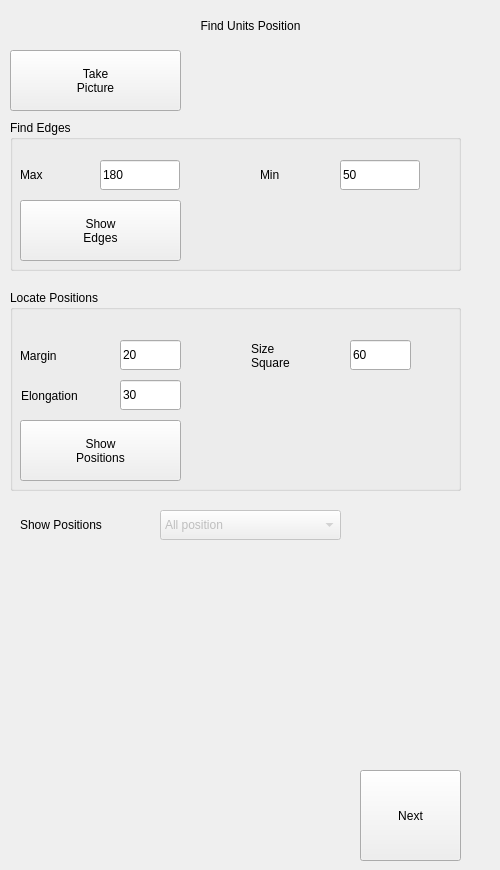
    <widget class="QWidget" name="FindPosition">
     <attribute name="icon">
      <iconset>
       <normaloff>../../../Users/AutomatizacionSIG/icons/find.png</normaloff>../../../Users/AutomatizacionSIG/icons/find.png</iconset>
     </attribute>
     <attribute name="title">
      <string>5</string>
     </attribute>
     <attribute name="toolTip">
      <string>Find Units Position</string>
     </attribute>
     <widget class="QGroupBox" name="grpEdges">
      <property name="geometry">
       <rect>
        <x>10</x>
        <y>120</y>
        <width>451</width>
        <height>151</height>
       </rect>
      </property>
      <property name="title">
       <string>Find Edges</string>
      </property>
      <widget class="QLineEdit" name="txtMinEdges">
       <property name="geometry">
        <rect>
         <x>330</x>
         <y>40</y>
         <width>80</width>
         <height>30</height>
        </rect>
       </property>
       <property name="toolTip">
        <string>Minimum number of pixels on perimeter</string>
       </property>
       <property name="text">
        <string>50</string>
       </property>
      </widget>
      <widget class="QPushButton" name="cmdFindPositionEdges">
       <property name="geometry">
        <rect>
         <x>10</x>
         <y>80</y>
         <width>161</width>
         <height>61</height>
        </rect>
       </property>
       <property name="toolTip">
        <string>Draw the edges of the units found.</string>
       </property>
       <property name="text">
        <string>Show
Edges</string>
       </property>
      </widget>
      <widget class="QLabel" name="lblMinEdges">
       <property name="geometry">
        <rect>
         <x>250</x>
         <y>40</y>
         <width>60</width>
         <height>30</height>
        </rect>
       </property>
       <property name="toolTip">
        <string>Minimum number of pixels on perimeter</string>
       </property>
       <property name="text">
        <string>Min</string>
       </property>
      </widget>
      <widget class="QLineEdit" name="txtMaxEdges">
       <property name="geometry">
        <rect>
         <x>90</x>
         <y>40</y>
         <width>80</width>
         <height>30</height>
        </rect>
       </property>
       <property name="toolTip">
        <string>Maximum number of pixels in the perimeter</string>
       </property>
       <property name="text">
        <string>180</string>
       </property>
      </widget>
      <widget class="QLabel" name="lblLMaxEdges">
       <property name="geometry">
        <rect>
         <x>10</x>
         <y>40</y>
         <width>60</width>
         <height>30</height>
        </rect>
       </property>
       <property name="toolTip">
        <string>Maximum number of pixels in the perimeter</string>
       </property>
       <property name="text">
        <string>Max</string>
       </property>
      </widget>
     </widget>
     <widget class="QPushButton" name="cmdFindPositionTake">
      <property name="geometry">
       <rect>
        <x>10</x>
        <y>50</y>
        <width>171</width>
        <height>61</height>
       </rect>
      </property>
      <property name="text">
       <string>Take
Picture</string>
      </property>
     </widget>
     <widget class="QLabel" name="lblFindPosition_2">
      <property name="geometry">
       <rect>
        <x>10</x>
        <y>10</y>
        <width>481</width>
        <height>31</height>
       </rect>
      </property>
      <property name="contextMenuPolicy">
       <enum>Qt::PreventContextMenu</enum>
      </property>
      <property name="text">
       <string>Find Units Position</string>
      </property>
      <property name="alignment">
       <set>Qt::AlignCenter</set>
      </property>
     </widget>
     <widget class="QGroupBox" name="grpLocatePositions">
      <property name="geometry">
       <rect>
        <x>10</x>
        <y>290</y>
        <width>451</width>
        <height>201</height>
       </rect>
      </property>
      <property name="title">
       <string>Locate Positions</string>
      </property>
      <widget class="QLineEdit" name="txtFindPositionSquare">
       <property name="geometry">
        <rect>
         <x>340</x>
         <y>50</y>
         <width>61</width>
         <height>30</height>
        </rect>
       </property>
       <property name="toolTip">
        <string>It is the size of the square containing the pixels to be evaluated and is drawn on the image.</string>
       </property>
       <property name="text">
        <string>60</string>
       </property>
      </widget>
      <widget class="QLabel" name="lblLFindPositionsSquare">
       <property name="geometry">
        <rect>
         <x>241</x>
         <y>40</y>
         <width>91</width>
         <height>51</height>
        </rect>
       </property>
       <property name="toolTip">
        <string>It is the size of the square containing the pixels to be evaluated and is drawn on the image.</string>
       </property>
       <property name="text">
        <string>Size
Square</string>
       </property>
      </widget>
      <widget class="QLabel" name="lblLFindPositionsMargin">
       <property name="geometry">
        <rect>
         <x>10</x>
         <y>50</y>
         <width>81</width>
         <height>31</height>
        </rect>
       </property>
       <property name="toolTip">
        <string>It is the space between the midpoint and the highest or lowest point, which allows generating the row.</string>
       </property>
       <property name="text">
        <string>Margin</string>
       </property>
      </widget>
      <widget class="QLineEdit" name="txtFindPositionMargin">
       <property name="geometry">
        <rect>
         <x>110</x>
         <y>50</y>
         <width>61</width>
         <height>30</height>
        </rect>
       </property>
       <property name="toolTip">
        <string>It is the space between the midpoint and the highest or lowest point, which allows generating the row.</string>
       </property>
       <property name="text">
        <string>20</string>
       </property>
      </widget>
      <widget class="QPushButton" name="cmdFindPositionPositions">
       <property name="geometry">
        <rect>
         <x>10</x>
         <y>130</y>
         <width>161</width>
         <height>61</height>
        </rect>
       </property>
       <property name="toolTip">
        <string>Creates an array with the units found, if one already exists, it will overwrite it.</string>
       </property>
       <property name="text">
        <string>Show
Positions</string>
       </property>
      </widget>
      <widget class="QLabel" name="lblLFindPositionsElongation">
       <property name="geometry">
        <rect>
         <x>11</x>
         <y>90</y>
         <width>91</width>
         <height>31</height>
        </rect>
       </property>
       <property name="toolTip">
        <string>Ratio of width to height elongation, maximum acceptable. The number is a percentage.</string>
       </property>
       <property name="text">
        <string>Elongation</string>
       </property>
      </widget>
      <widget class="QLineEdit" name="txtFindPositionElongation">
       <property name="geometry">
        <rect>
         <x>110</x>
         <y>90</y>
         <width>61</width>
         <height>30</height>
        </rect>
       </property>
       <property name="toolTip">
        <string>Ratio of width to height elongation, maximum acceptable. The number is a percentage.</string>
       </property>
       <property name="text">
        <string>30</string>
       </property>
      </widget>
     </widget>
     <widget class="QPushButton" name="cmdFindPositionNext">
      <property name="geometry">
       <rect>
        <x>360</x>
        <y>770</y>
        <width>101</width>
        <height>91</height>
       </rect>
      </property>
      <property name="text">
       <string>Next</string>
      </property>
     </widget>
     <widget class="QComboBox" name="cmbFindUnitPosPolarity">
      <property name="enabled">
       <bool>false</bool>
      </property>
      <property name="geometry">
       <rect>
        <x>160</x>
        <y>510</y>
        <width>181</width>
        <height>30</height>
       </rect>
      </property>
      <property name="toolTip">
       <string>Displays the unit type selected from the unit matrix.</string>
      </property>
      <property name="currentIndex">
       <number>0</number>
      </property>
      <item>
       <property name="text">
        <string>All position</string>
       </property>
      </item>
      <item>
       <property name="text">
        <string>Positive</string>
       </property>
      </item>
      <item>
       <property name="text">
        <string>Negative</string>
       </property>
      </item>
      <item>
       <property name="text">
        <string>Disabled</string>
       </property>
      </item>
     </widget>
     <widget class="QLabel" name="lblFindUnitCurrentInspection">
      <property name="geometry">
       <rect>
        <x>20</x>
        <y>510</y>
        <width>131</width>
        <height>30</height>
       </rect>
      </property>
      <property name="toolTip">
       <string>Displays the unit type selected from the unit matrix.</string>
      </property>
      <property name="text">
       <string>Show Positions</string>
      </property>
     </widget>
    </widget>
